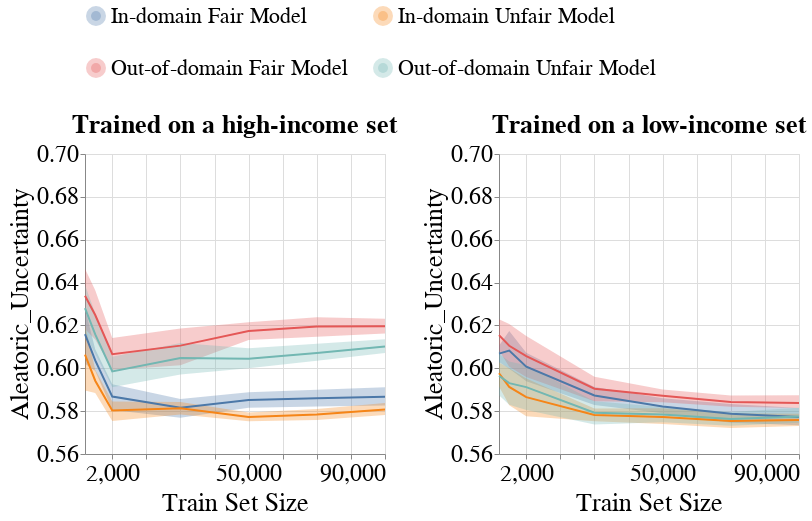

The notebook cell this image was saved under:
### Code cell
create_group_metric_line_bands_per_dataset_plot(metrics_per_exp_dct=metrics_per_exp_dct,
                                                experiment_names=EXPERIMENT_NAMES,
                                                model_name=MODEL_NAMES[0],
                                                metric_type='subgroup',
                                                metric_name='Aleatoric_Uncertainty',
                                                group_name='overall',
                                                ylim=[0.56, 0.70],
                                                with_band=True)

### Figure 1 — Vega-Lite specification as saved in the notebook (floating-point values rounded to 4 significant figures; data arrays with more than 128 entries replaced by an {"elided": "..."} marker saying what was removed)
{"config": {"view": {"continuousWidth": 400, "continuousHeight": 300}, "axis": {"labelFontSize": 24, "labelFontWeight": "normal", "titleFontSize": 26, "titleFontWeight": "normal"}, "legend": {"columns": 2, "direction": "horizontal", "labelFontSize": 22, "labelLimit": 400, "orient": "top", "symbolStrokeWidth": 10, "titleAnchor": "middle", "titleFontSize": 24, "titleLimit": 300}, "title": {"fontSize": 22}}, "vconcat": [{"hconcat": [{"layer": [{"mark": {"type": "errorband", "extent": "ci"}, "encoding": {"color": {"field": "Extended_Model_Name", "type": "nominal"}, "x": {"axis": {"labelExpr": "(datum.value == 5000) || (datum.value == 10000) ? '2,000' : datum.label"}, "field": "Train_Set_Size", "scale": {"nice": false}, "title": "Train Set Size", "type": "quantitative"}, "y": {"field": "Metric_Value", "scale": {"domain": [0.56, 0.7], "zero": false}, "title": "Aleatoric_Uncertainty", "type": "quantitative"}}}, {"mark": "line", "encoding": {"color": {"field": "Extended_Model_Name", "title": null, "type": "nominal"}, "x": {"axis": {"labelExpr": "(datum.value == 5000) || (datum.value == 10000) ? '2,000' : datum.label"}, "field": "Train_Set_Size", "scale": {"nice": false}, "title": "Train Set Size", "type": "quantitative"}, "y": {"aggregate": "mean", "field": "Metric_Value", "scale": {"domain": [0.56, 0.7], "zero": false}, "title": "Aleatoric_Uncertainty", "type": "quantitative"}}}], "height": 300, "title": {"text": "Trained on a high-income set", "fontSize": 26}, "width": 300}, {"layer": [{"mark": {"type": "errorband", "extent": "ci"}, "encoding": {"color": {"field": "Extended_Model_Name", "type": "nominal"}, "x": {"axis": {"labelExpr": "(datum.value == 5000) || (datum.value == 10000) ? '2,000' : datum.label"}, "field": "Train_Set_Size", "scale": {"nice": false}, "title": "Train Set Size", "type": "quantitative"}, "y": {"field": "Metric_Value", "scale": {"domain": [0.56, 0.7], "zero": false}, "title": "Aleatoric_Uncertainty", "type": "quantitative"}}}, {"mark": "line", "encoding": {"color": {"field": "Extended_Model_Name", "title": null, "type": "nominal"}, "x": {"axis": {"labelExpr": "(datum.value == 5000) || (datum.value == 10000) ? '2,000' : datum.label"}, "field": "Train_Set_Size", "scale": {"nice": false}, "title": "Train Set Size", "type": "quantitative"}, "y": {"aggregate": "mean", "field": "Metric_Value", "scale": {"domain": [0.56, 0.7], "zero": false}, "title": "Aleatoric_Uncertainty", "type": "quantitative"}}}], "data": {"name": "data-134a9114a6a981c2a89147eed9825db9"}, "height": 300, "title": {"text": "Trained on a low-income set", "fontSize": 26}, "width": 300}]}], "data": {"name": "data-7abdd6317f105c5fbeafd3b9fb450b65"}, "$schema": "https://vega.github.io/schema/vega-lite/v4.17.0.json", "datasets": {"data-7abdd6317f105c5fbeafd3b9fb450b65": {"elided": "168 records"}, "data-134a9114a6a981c2a89147eed9825db9": {"elided": "168 records"}}}
